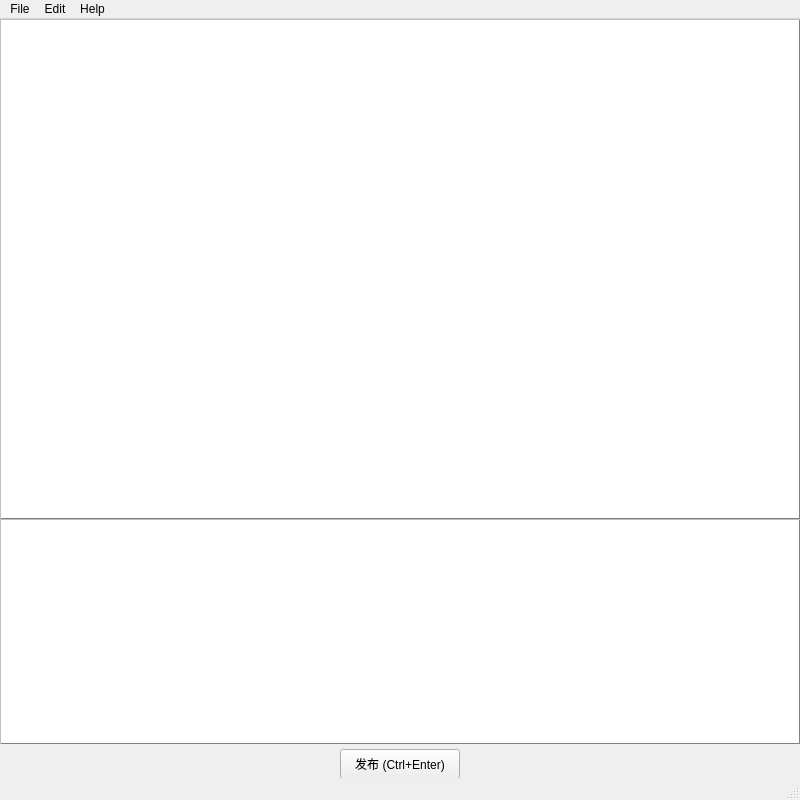
<?xml version="1.0" encoding="UTF-8"?>
<ui version="4.0">
 <class>MainWindow</class>
 <widget class="QMainWindow" name="MainWindow">
  <property name="geometry">
   <rect>
    <x>0</x>
    <y>0</y>
    <width>800</width>
    <height>800</height>
   </rect>
  </property>
  <property name="windowTitle">
   <string>jishiben-QT</string>
  </property>
  <widget class="QWidget" name="centralwidget">
   <widget class="QTextEdit" name="textEdit">
    <property name="geometry">
     <rect>
      <x>0</x>
      <y>0</y>
      <width>800</width>
      <height>500</height>
     </rect>
    </property>
    <property name="minimumSize">
     <size>
      <width>0</width>
      <height>0</height>
     </size>
    </property>
    <property name="font">
     <font>
      <family>Consolas</family>
      <pointsize>11</pointsize>
     </font>
    </property>
    <property name="styleSheet">
     <string notr="true">border-style: outset;
	border-width: 1px;
	border-color: grey;
</string>
    </property>
    <property name="lineWidth">
     <number>1</number>
    </property>
    <property name="midLineWidth">
     <number>0</number>
    </property>
   </widget>
   <widget class="QPlainTextEdit" name="plainTextEdit_2">
    <property name="geometry">
     <rect>
      <x>0</x>
      <y>500</y>
      <width>800</width>
      <height>225</height>
     </rect>
    </property>
    <property name="font">
     <font>
      <family>Consolas</family>
      <pointsize>11</pointsize>
     </font>
    </property>
    <property name="styleSheet">
     <string notr="true">border-style: outset;
	border-width: 1px;
	border-color: grey;
</string>
    </property>
    <property name="lineWidth">
     <number>0</number>
    </property>
   </widget>
   <widget class="QPushButton" name="pushButton">
    <property name="geometry">
     <rect>
      <x>340</x>
      <y>730</y>
      <width>120</width>
      <height>30</height>
     </rect>
    </property>
    <property name="layoutDirection">
     <enum>Qt::LeftToRight</enum>
    </property>
    <property name="text">
     <string>发布 (Ctrl+Enter)</string>
    </property>
    <property name="shortcut">
     <string>Ctrl+Return</string>
    </property>
   </widget>
   <zorder>textEdit</zorder>
   <zorder>textEdit</zorder>
   <zorder>textEdit_2</zorder>
   <zorder>pushButton</zorder>
   <zorder>plainTextEdit_2</zorder>
   <zorder>pushButton</zorder>
  </widget>
  <widget class="QMenuBar" name="menubar">
   <property name="geometry">
    <rect>
     <x>0</x>
     <y>0</y>
     <width>800</width>
     <height>21</height>
    </rect>
   </property>
   <property name="font">
    <font>
     <family>Microsoft YaHei UI</family>
    </font>
   </property>
   <widget class="QMenu" name="menuFile">
    <property name="title">
     <string>File</string>
    </property>
    <addaction name="actionOpen"/>
    <addaction name="actionExit"/>
   </widget>
   <widget class="QMenu" name="menuEdit">
    <property name="title">
     <string>Edit</string>
    </property>
    <addaction name="actionUndo"/>
    <addaction name="actionRedo"/>
    <addaction name="separator"/>
    <addaction name="actionCut"/>
    <addaction name="actionCopy"/>
    <addaction name="actionPaste"/>
    <addaction name="separator"/>
    <addaction name="actionFind"/>
   </widget>
   <widget class="QMenu" name="menuHelp">
    <property name="title">
     <string>Help</string>
    </property>
    <addaction name="actionAbout"/>
   </widget>
   <addaction name="menuFile"/>
   <addaction name="menuEdit"/>
   <addaction name="menuHelp"/>
  </widget>
  <widget class="QStatusBar" name="statusbar"/>
  <action name="actionOpen">
   <property name="text">
    <string>Open</string>
   </property>
   <property name="shortcut">
    <string>Ctrl+O</string>
   </property>
  </action>
  <action name="actionExit">
   <property name="text">
    <string>Exit</string>
   </property>
   <property name="shortcut">
    <string>Ctrl+W</string>
   </property>
  </action>
  <action name="actionFind">
   <property name="text">
    <string>Find</string>
   </property>
   <property name="shortcut">
    <string>Ctrl+F</string>
   </property>
  </action>
  <action name="actionAbout">
   <property name="text">
    <string>About</string>
   </property>
   <property name="shortcut">
    <string>Ctrl+H</string>
   </property>
  </action>
  <action name="actionUndo">
   <property name="text">
    <string>Undo</string>
   </property>
   <property name="font">
    <font>
     <family>Microsoft YaHei UI</family>
    </font>
   </property>
   <property name="shortcut">
    <string>Ctrl+Z</string>
   </property>
  </action>
  <action name="actionRedo">
   <property name="text">
    <string>Redo</string>
   </property>
   <property name="font">
    <font>
     <family>Microsoft YaHei UI</family>
    </font>
   </property>
   <property name="shortcut">
    <string>Ctrl+Y</string>
   </property>
  </action>
  <action name="actionCut">
   <property name="text">
    <string>Cut</string>
   </property>
   <property name="shortcut">
    <string>Ctrl+X</string>
   </property>
  </action>
  <action name="actionCopy">
   <property name="text">
    <string>Copy</string>
   </property>
   <property name="font">
    <font>
     <family>Microsoft YaHei UI</family>
    </font>
   </property>
   <property name="shortcut">
    <string>Ctrl+C</string>
   </property>
  </action>
  <action name="actionPaste">
   <property name="text">
    <string>Paste</string>
   </property>
   <property name="font">
    <font>
     <family>Microsoft YaHei UI</family>
    </font>
   </property>
   <property name="shortcut">
    <string>Ctrl+V</string>
   </property>
  </action>
 </widget>
 <resources/>
 <connections/>
</ui>
